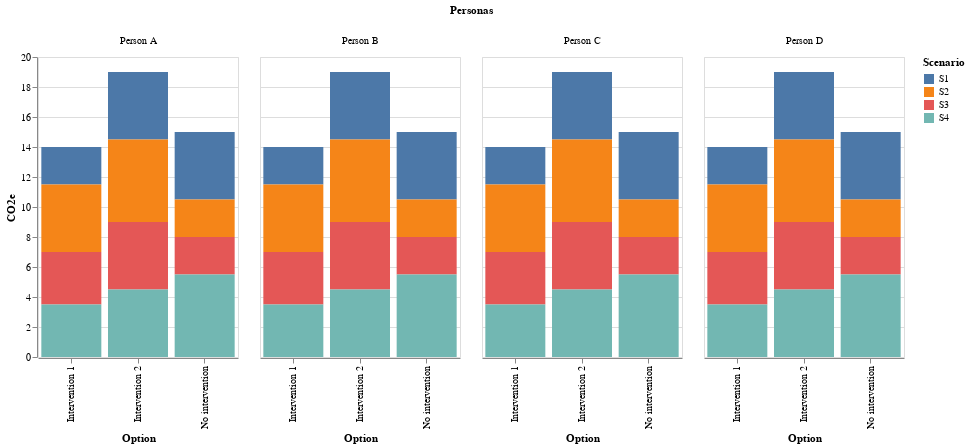

The notebook cell saved with this chart:
### Code cell
# Create the Altair chart
chart = alt.Chart(df).mark_bar().encode(
    x='Option',
    y='CO2e',
    color='Scenario',
    column='Personas'
).properties(
    width=600/3  # Set the desired width of the chart
)

# Render the chart
chart.display()

### Figure 1 — Vega-Lite specification as saved in the notebook (floating-point values rounded to 4 significant figures)
{"config": {"view": {"continuousWidth": 400, "continuousHeight": 300}}, "data": {"name": "data-2fd9fed03055859700a6600f860809bf"}, "mark": "bar", "encoding": {"color": {"field": "Scenario", "type": "nominal"}, "column": {"field": "Personas", "type": "nominal"}, "x": {"field": "Option", "type": "nominal"}, "y": {"field": "CO2e", "type": "quantitative"}}, "width": 200.0, "$schema": "https://vega.github.io/schema/vega-lite/v4.17.0.json", "datasets": {"data-2fd9fed03055859700a6600f860809bf": [{"Personas": "Person A", "Scenario": "S1", "Option": "No intervention", "CO2e": 4.5}, {"Personas": "Person A", "Scenario": "S1", "Option": "Intervention 1", "CO2e": 2.5}, {"Personas": "Person A", "Scenario": "S1", "Option": "Intervention 2", "CO2e": 4.5}, {"Personas": "Person A", "Scenario": "S2", "Option": "No intervention", "CO2e": 2.5}, {"Personas": "Person A", "Scenario": "S2", "Option": "Intervention 1", "CO2e": 4.5}, {"Personas": "Person A", "Scenario": "S2", "Option": "Intervention 2", "CO2e": 5.5}, {"Personas": "Person A", "Scenario": "S3", "Option": "No intervention", "CO2e": 2.5}, {"Personas": "Person A", "Scenario": "S3", "Option": "Intervention 1", "CO2e": 3.5}, {"Personas": "Person A", "Scenario": "S3", "Option": "Intervention 2", "CO2e": 4.5}, {"Personas": "Person A", "Scenario": "S4", "Option": "No intervention", "CO2e": 5.5}, {"Personas": "Person A", "Scenario": "S4", "Option": "Intervention 1", "CO2e": 3.5}, {"Personas": "Person A", "Scenario": "S4", "Option": "Intervention 2", "CO2e": 4.5}, {"Personas": "Person B", "Scenario": "S1", "Option": "No intervention", "CO2e": 4.5}, {"Personas": "Person B", "Scenario": "S1", "Option": "Intervention 1", "CO2e": 2.5}, {"Personas": "Person B", "Scenario": "S1", "Option": "Intervention 2", "CO2e": 4.5}, {"Personas": "Person B", "Scenario": "S2", "Option": "No intervention", "CO2e": 2.5}, {"Personas": "Person B", "Scenario": "S2", "Option": "Intervention 1", "CO2e": 4.5}, {"Personas": "Person B", "Scenario": "S2", "Option": "Intervention 2", "CO2e": 5.5}, {"Personas": "Person B", "Scenario": "S3", "Option": "No intervention", "CO2e": 2.5}, {"Personas": "Person B", "Scenario": "S3", "Option": "Intervention 1", "CO2e": 3.5}, {"Personas": "Person B", "Scenario": "S3", "Option": "Intervention 2", "CO2e": 4.5}, {"Personas": "Person B", "Scenario": "S4", "Option": "No intervention", "CO2e": 5.5}, {"Personas": "Person B", "Scenario": "S4", "Option": "Intervention 1", "CO2e": 3.5}, {"Personas": "Person B", "Scenario": "S4", "Option": "Intervention 2", "CO2e": 4.5}, {"Personas": "Person C", "Scenario": "S1", "Option": "No intervention", "CO2e": 4.5}, {"Personas": "Person C", "Scenario": "S1", "Option": "Intervention 1", "CO2e": 2.5}, {"Personas": "Person C", "Scenario": "S1", "Option": "Intervention 2", "CO2e": 4.5}, {"Personas": "Person C", "Scenario": "S2", "Option": "No intervention", "CO2e": 2.5}, {"Personas": "Person C", "Scenario": "S2", "Option": "Intervention 1", "CO2e": 4.5}, {"Personas": "Person C", "Scenario": "S2", "Option": "Intervention 2", "CO2e": 5.5}, {"Personas": "Person C", "Scenario": "S3", "Option": "No intervention", "CO2e": 2.5}, {"Personas": "Person C", "Scenario": "S3", "Option": "Intervention 1", "CO2e": 3.5}, {"Personas": "Person C", "Scenario": "S3", "Option": "Intervention 2", "CO2e": 4.5}, {"Personas": "Person C", "Scenario": "S4", "Option": "No intervention", "CO2e": 5.5}, {"Personas": "Person C", "Scenario": "S4", "Option": "Intervention 1", "CO2e": 3.5}, {"Personas": "Person C", "Scenario": "S4", "Option": "Intervention 2", "CO2e": 4.5}, {"Personas": "Person D", "Scenario": "S1", "Option": "No intervention", "CO2e": 4.5}, {"Personas": "Person D", "Scenario": "S1", "Option": "Intervention 1", "CO2e": 2.5}, {"Personas": "Person D", "Scenario": "S1", "Option": "Intervention 2", "CO2e": 4.5}, {"Personas": "Person D", "Scenario": "S2", "Option": "No intervention", "CO2e": 2.5}, {"Personas": "Person D", "Scenario": "S2", "Option": "Intervention 1", "CO2e": 4.5}, {"Personas": "Person D", "Scenario": "S2", "Option": "Intervention 2", "CO2e": 5.5}, {"Personas": "Person D", "Scenario": "S3", "Option": "No intervention", "CO2e": 2.5}, {"Personas": "Person D", "Scenario": "S3", "Option": "Intervention 1", "CO2e": 3.5}, {"Personas": "Person D", "Scenario": "S3", "Option": "Intervention 2", "CO2e": 4.5}, {"Personas": "Person D", "Scenario": "S4", "Option": "No intervention", "CO2e": 5.5}, {"Personas": "Person D", "Scenario": "S4", "Option": "Intervention 1", "CO2e": 3.5}, {"Personas": "Person D", "Scenario": "S4", "Option": "Intervention 2", "CO2e": 4.5}]}}
